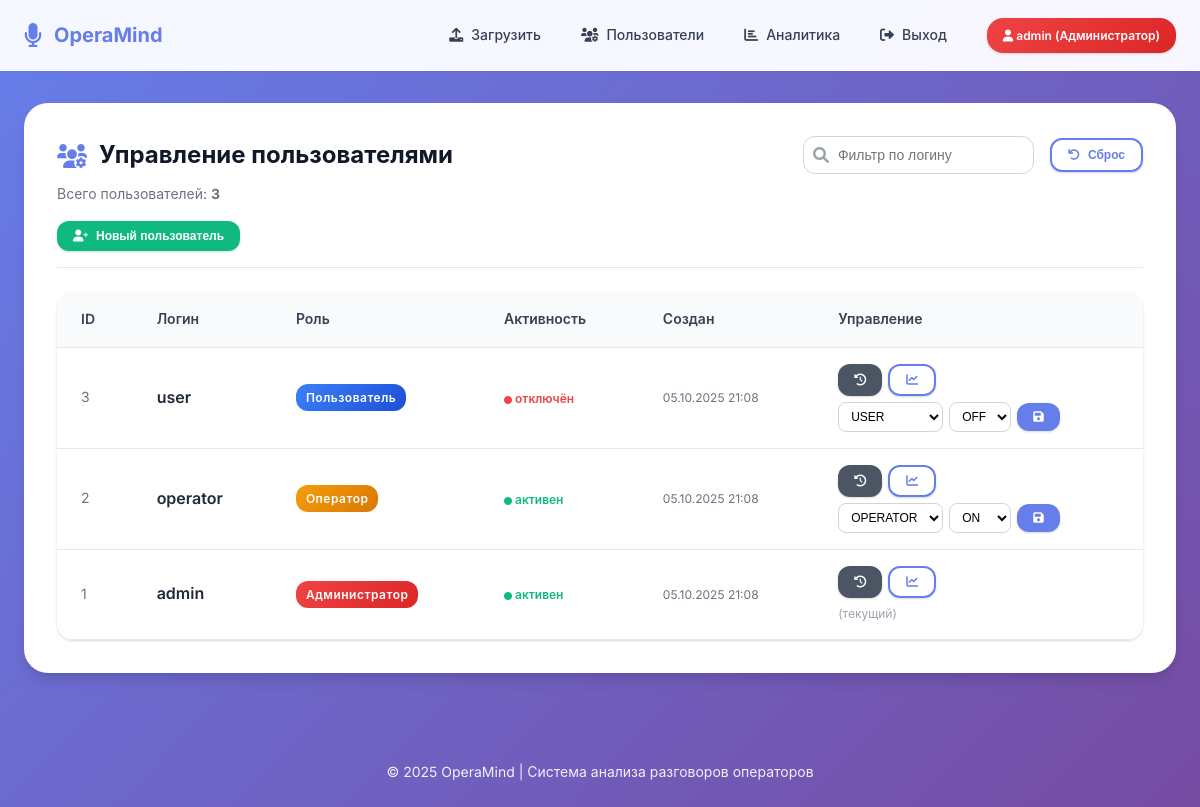
Before: /admin/users (signed in) with the older database file.
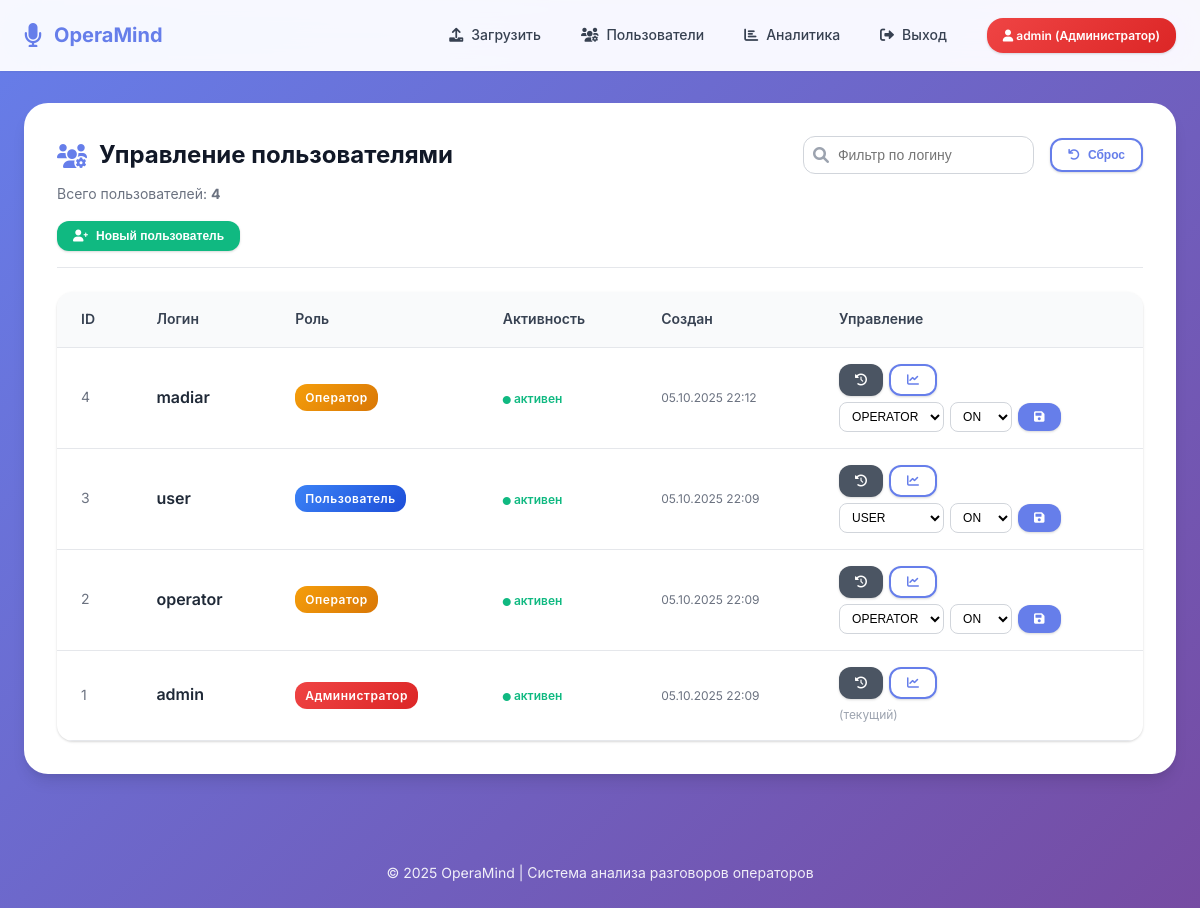
After: the same page with the newer database file.
### models.py (models this page shows, shortened)
class User(UserMixin, db.Model):
    id = db.Column(db.Integer, primary_key=True)
    username = db.Column(db.String(80), unique=True, nullable=False)
    password_hash = db.Column(db.String(200), nullable=False)
    email = db.Column(db.String(120), unique=True, nullable=True)
    created_at = db.Column(db.DateTime, default=datetime.utcnow)
    last_login = db.Column(db.DateTime)
    is_active = db.Column(db.Boolean, default=True)
    role = db.Column(db.Enum(UserRole), default=UserRole.OPERATOR, nullable=False)
    is_admin = db.Column(db.Boolean, default=False)  # Обратная совместимость
    full_name = db.Column(db.String(200))
    department = db.Column(db.String(100))
    phone = db.Column(db.String(20))
    conversations = db.relationship('Conversation', backref='user', lazy=True, cascade='all, delete-orphan')
    @property
    def is_administrator(self):
        return self.role == UserRole.ADMIN or self.is_admin
    @property
    def role_display(self):
        role_names = {
            UserRole.USER: "Пользователь",
            UserRole.OPERATOR: "Оператор",
            UserRole.ADMIN: "Администратор"
        }
        return role_names.get(self.role, "Неизвестно")

### admin.py (the view)
@admin_bp.route('/admin/users')
@login_required
def admin_users():
    if not getattr(current_user, 'is_admin', False):
        flash('Нет доступа', 'error')
        return redirect(url_for('index'))
    users = User.query.order_by(User.created_at.desc()).all()
    return render_template('admin_users.html', users=users)

### app.py (called while the page is built)
@login_manager.user_loader
def load_user(user_id):
    return db.session.get(User, int(user_id))

### templates/admin_users.html (shortened to what this page needs)
{% extends 'base.html' %}
{% block content %}
<div class="card" style="animation: fadeInUp 0.5s ease;">
        <div class="card-header" style="display:flex;justify-content:space-between;align-items:flex-start;flex-wrap:wrap;gap:var(--space-6);">
            <div style="flex:1;min-width:260px;">
                <h2 class="card-title" style="display:flex;align-items:center;gap:var(--space-3);"><i class="fas fa-users-cog" style="color:var(--primary);"></i> Управление пользователями</h2>
                <div class="card-subtitle" style="margin-top:4px;">Всего пользователей: <strong id="userCount">{{ users|length }}</strong></div>
                <div style="margin-top:var(--space-4); display:flex; gap:var(--space-3); flex-wrap:wrap;">
                    <button class="btn btn-success btn-sm" type="button" onclick="openCreateModal()"><i class="fas fa-user-plus"></i> Новый пользователь</button>
                </div>
            </div>
            <div style="display:flex;gap:var(--space-4);align-items:center;flex-wrap:wrap;">
                <div style="position:relative;">
                    <i class="fas fa-search" style="position:absolute;left:10px;top:50%;transform:translateY(-50%);color:var(--gray-400);"></i>
                    <input id="userFilter" type="text" placeholder="Фильтр по логину" style="padding:10px 14px 10px 34px;border:1px solid var(--gray-300);border-radius:var(--radius-md);font-size:var(--font-size-sm);min-width:220px;">
                </div>
                <button class="btn btn-outline btn-sm" type="button" onclick="resetFilter()"><i class="fas fa-undo"></i> Сброс</button>
            </div>
        </div>
    <div class="table-container" style="overflow-x:auto;border-radius:var(--radius-lg);">
        <table class="table" id="userTable">
            <thead>
                <tr>
                    <th>ID</th>
                    <th>Логин</th>
                    <th>Роль</th>
                    <th>Активность</th>
                    <th>Создан</th>
                    <th>Управление</th>
                </tr>
            </thead>
            <tbody>
                {% for u in users %}
                <tr data-username="{{ u.username|lower }}">
                    <td style="font-size:var(--font-size-sm);color:var(--gray-500);">{{ u.id }}</td>
                    <td style="font-weight:600;">{{ u.username }}</td>
                                <td>
                                    <span class="role-chip {% if u.role.name=='ADMIN' %}role-chip-admin{% elif u.role.name=='OPERATOR' %}role-chip-operator{% else %}role-chip-user{% endif %}">
                                        {{ u.role_display }}
                                    </span>
                                </td>
                    <td>
                        {% if u.is_active %}
                            <span style="color:var(--success);font-weight:600;font-size:var(--font-size-xs);"><i class="fas fa-circle" style="font-size:8px;"></i> активен</span>
                        {% else %}
                            <span style="color:var(--error);font-weight:600;font-size:var(--font-size-xs);"><i class="fas fa-circle" style="font-size:8px;"></i> отключён</span>
                        {% endif %}
                    </td>
                    <td style="font-size:var(--font-size-xs);color:var(--gray-500);white-space:nowrap;">{{ u.created_at.strftime('%d.%m.%Y %H:%M') if u.created_at else '' }}</td>
                                <td style="min-width:250px;">
                                    <div style="display:flex;flex-direction:column;gap:6px;">
                                        <div style="display:flex;gap:6px;flex-wrap:wrap;">
                                            <a class="btn btn-sm btn-secondary" href="{{ url_for('admin.admin_user_history', user_id=u.id) }}" title="История загрузок">
                                                <i class="fas fa-history"></i>
                                            </a>
                                            <a class="btn btn-sm btn-outline" href="{{ url_for('admin.admin_user_stats', user_id=u.id) }}" title="Статистика пользователя">
                                                <i class="fas fa-chart-line"></i>
                                            </a>
                                        </div>
                                        {% if current_user.id != u.id %}
                                        <form method="post" action="{{ url_for('admin.admin_users_update') }}" style="display:flex; gap:6px; align-items:center;flex-wrap:wrap;" onsubmit="return confirm('Подтвердить изменение параметров пользователя?');">
                                            <select name="role" style="padding:6px 8px;border:1px solid var(--gray-300);border-radius:var(--radius);font-size:var(--font-size-xs);background:var(--white);">
                                                <option value="USER" {% if u.role.name=='USER' %}selected{% endif %}>USER</option>
                                                <option value="OPERATOR" {% if u.role.name=='OPERATOR' %}selected{% endif %}>OPERATOR</option>
                                            </select>
                                            <select name="is_active" style="padding:6px 8px;border:1px solid var(--gray-300);border-radius:var(--radius);font-size:var(--font-size-xs);background:var(--white);">
                                                <option value="1" {% if u.is_active %}selected{% endif %}>ON</option>
                                                <option value="0" {% if not u.is_active %}selected{% endif %}>OFF</option>
                                            </select>
                                            <button class="btn btn-sm" style="background:var(--primary);"><i class="fas fa-save"></i></button>
                                        </form>
                                        {% else %}
                                        <span style="font-size:var(--font-size-xs);color:var(--gray-400);">(текущий)</span>
                                        {% endif %}
                                    </div>
                                </td>
                </tr>
                {% endfor %}
            </tbody>
        </table>
    </div>
</div>
{% endblock %}

### templates/base.html (shortened to what this page needs)
<!DOCTYPE html>
<html lang="ru">
<head>
    <link href="https://cdnjs.cloudflare.com/ajax/libs/font-awesome/6.0.0/css/all.min.css" rel="stylesheet">
</head>
<body>
    <nav class="navbar">
        <div class="container">
            <a href="{{ url_for('index') }}" class="logo">
                <i class="fas fa-microphone"></i>
                <span>OperaMind</span>
            </a>
            {% if current_user.is_authenticated %}
            <nav>
                <a href="{{ url_for('index') }}">
                    <i class="fas fa-upload"></i>
                    Загрузить
                </a>
                {% if current_user.is_administrator %}
                <a href="{{ url_for('admin.admin_users') }}">
                    <i class="fas fa-users-cog"></i>
                    Пользователи
                </a>
                <a href="{{ url_for('admin.admin_history') }}">
                    <i class="fas fa-chart-bar"></i>
                    Аналитика
                </a>
                {% endif %}
                <a href="{{ url_for('logout') }}">
                    <i class="fas fa-sign-out-alt"></i>
                    Выход
                </a>
                <span class="user-badge {% if current_user.is_administrator %}role-admin{% elif current_user.is_operator %}role-operator{% else %}role-user{% endif %}">
                    <i class="fas fa-user"></i>
                    {{ current_user.username }}
                    ({{ current_user.role_display }})
                </span>
            </nav>
            {% endif %}
        </div>
    </nav>
    <div class="container">
        {% block content %}{% endblock %}
    </div>
    <footer>
        <p>© 2025 OperaMind | Система анализа разговоров операторов</p>
    </footer>
</body>
</html>

### templates/admin_users.html (style rules this page uses)
.role-chip { padding:4px 10px; border-radius:var(--radius-md); font-size:var(--font-size-xs); font-weight:600; color:var(--white); display:inline-block; letter-spacing:.5px; }
.role-chip-admin { background:linear-gradient(135deg,var(--error),#dc2626); }
.role-chip-operator { background:linear-gradient(135deg,var(--warning),#d97706); }
.role-chip-user { background:linear-gradient(135deg,var(--info),#1d4ed8); }

Changed rows visible on the page:
changed User "admin": created_at "05.10.2025 21:08" → "05.10.2025 22:09"
added User: id "4", username "madiar", role_display "Оператор", shows "активен", created_at "05.10.2025 22:12", role "OPERATOR", is_active "ON"
changed User "user": created_at "05.10.2025 21:08" → "05.10.2025 22:09"; is_active "OFF" → "ON"; is_active "отключён" → "активен"
changed User "operator": created_at "05.10.2025 21:08" → "05.10.2025 22:09"
Other visible differences:
{{ users|length }}: "3" → "4"
